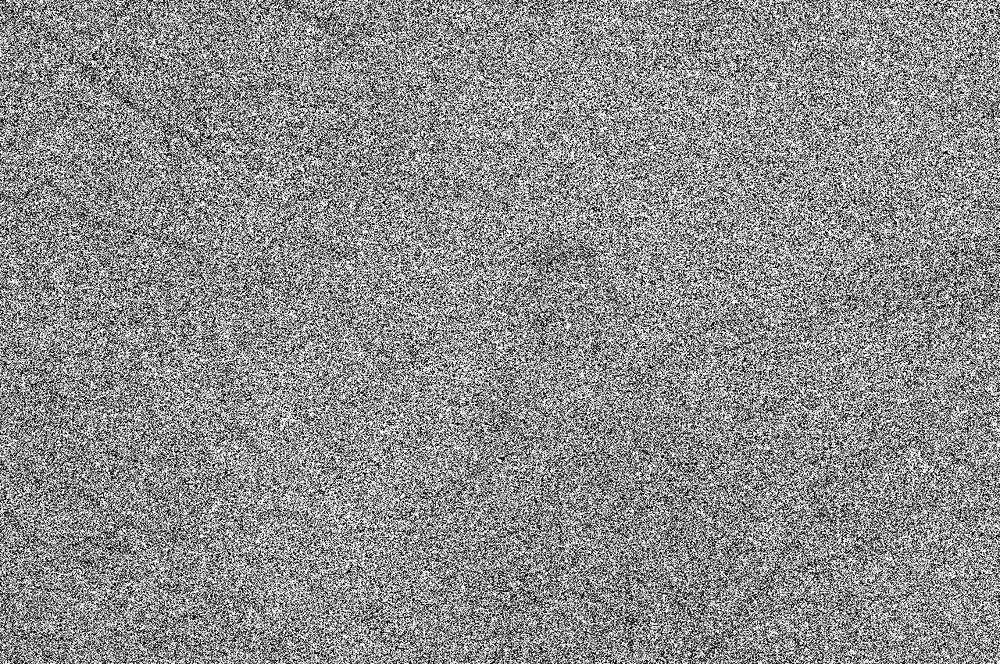
#> input picture Сем 6/Обработка изображений/3/image5.jpg, 1000 x 664 px, shrunk from 1280 x 850 before the run
$ python 3.5.py
#> lines starting #> are read from the running program, lines starting #| are printed output that depends on the picture
import cv2

img = cv2.imread("image5.jpg", cv2.IMREAD_GRAYSCALE)
#> img is the input picture: shape (664, 1000); min 0, max 255, mean 141.5

for ksize in range(1, 50, 2):
    filtered = cv2.medianBlur(img, ksize)
    cv2.imwrite(f"filtered_{ksize}.png", filtered)
#> this loop made 25 passes
#> pass 2, `filtered = cv2.medianBlur(img, ksize)`:
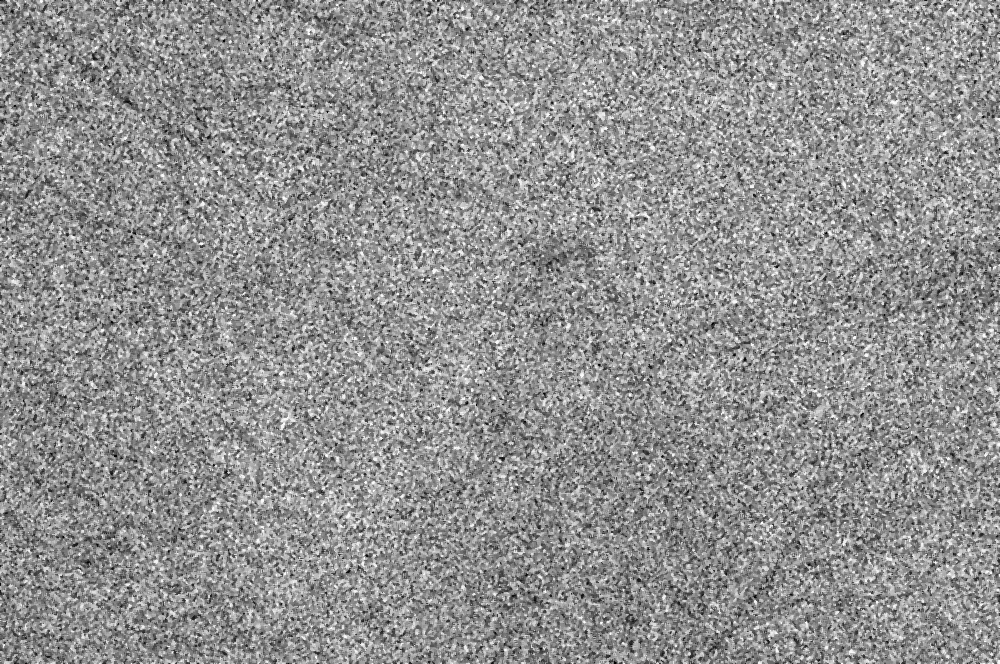
#> filtered: shape (664, 1000); min 0, max 255, mean 144.7
#> pass 3, `filtered = cv2.medianBlur(img, ksize)`:
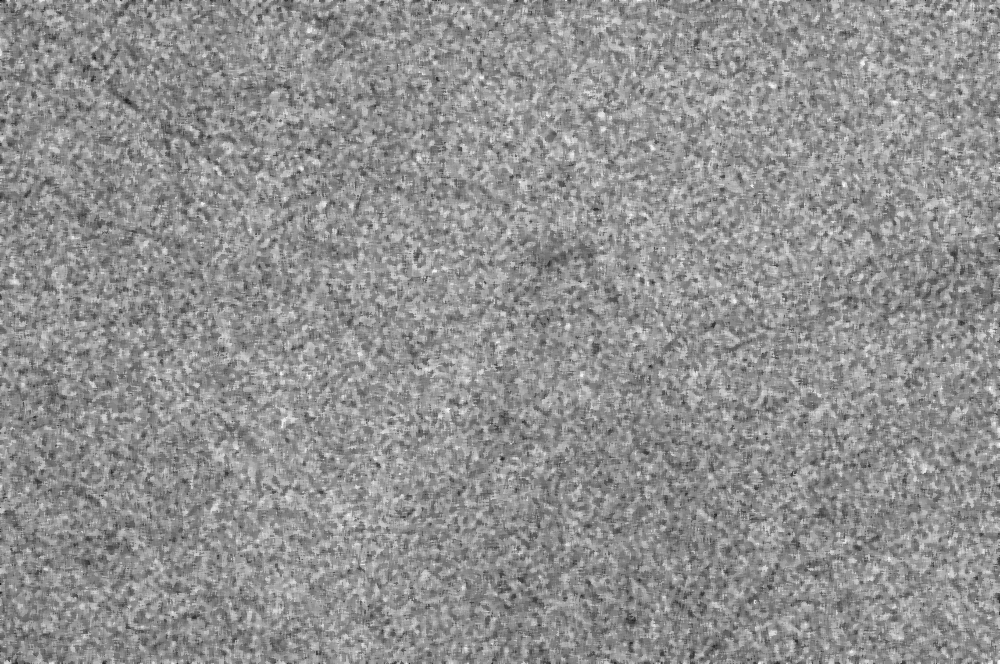
#> filtered: shape (664, 1000); min 18, max 248, mean 144.8

$ run again, with Сем 6/Обработка изображений/3/image3.jpg copied over Сем 6/Обработка изображений/3/image5.jpg
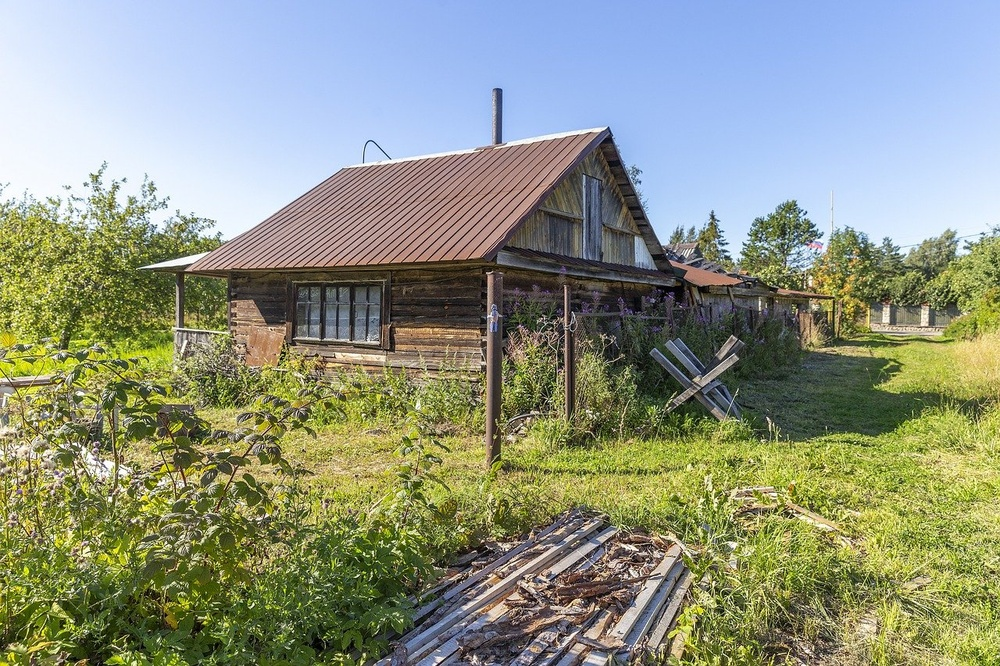
#> input picture Сем 6/Обработка изображений/3/image3.jpg, 1000 x 666 px, shrunk from 1280 x 853 before the run
#> `img = cv2.imread("image5.jpg", cv2.IMREAD_GRAYSCALE)`:
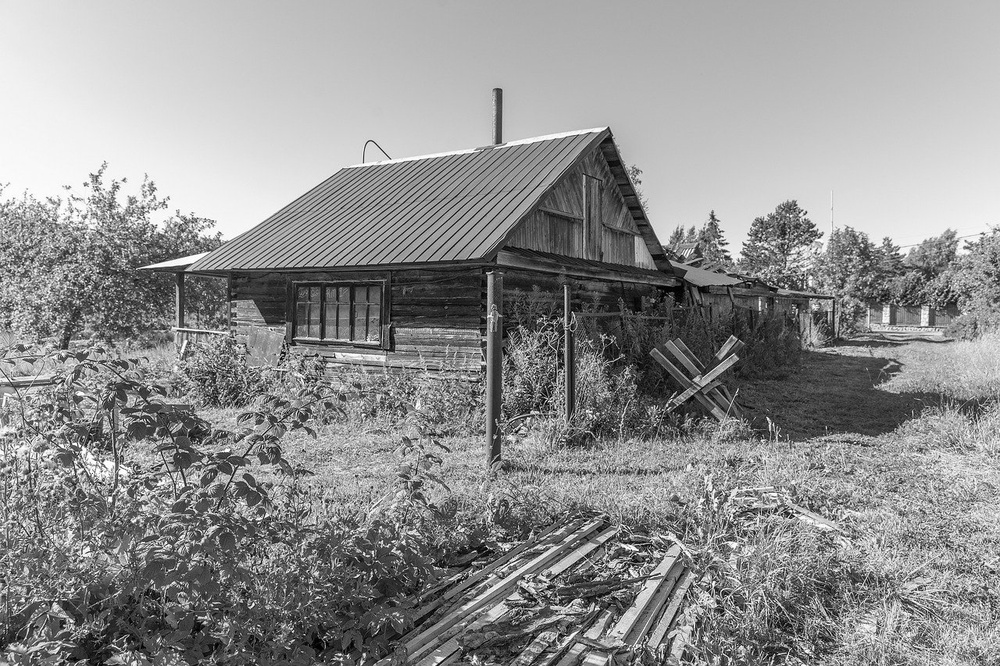
#> img: shape (666, 1000); min 0, max 255, mean 144.4
#> the loop `for ksize in range(1, 50, 2):` made 25 passes
#> pass 3, `filtered = cv2.medianBlur(img, ksize)`:
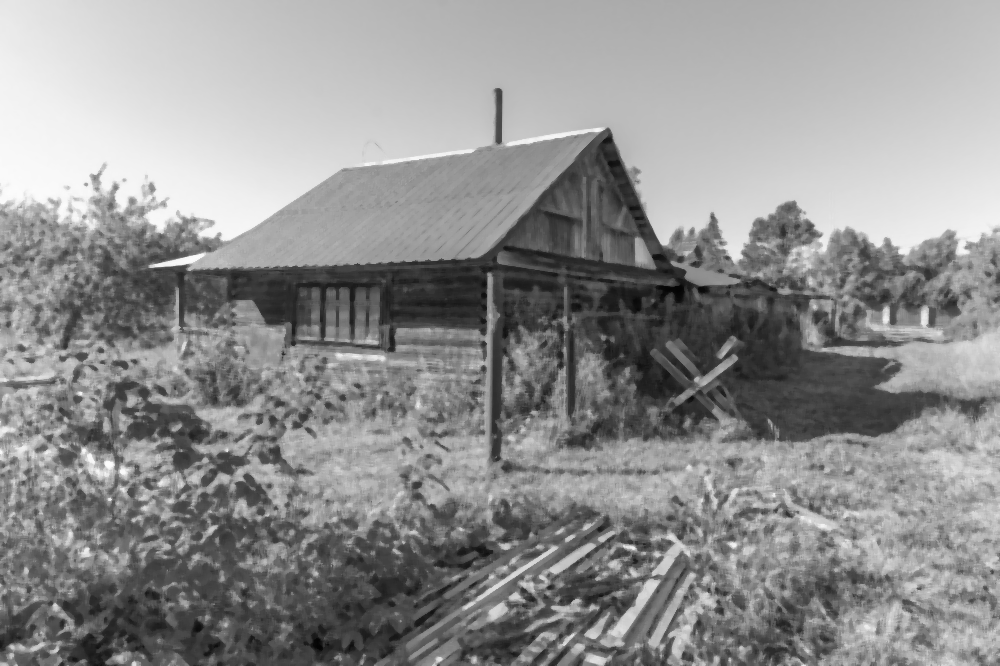
#> filtered: shape (666, 1000); min 4, max 252, mean 144.2

$ run again, with Сем 6/Обработка изображений/3/image4.jpg copied over Сем 6/Обработка изображений/3/image5.jpg
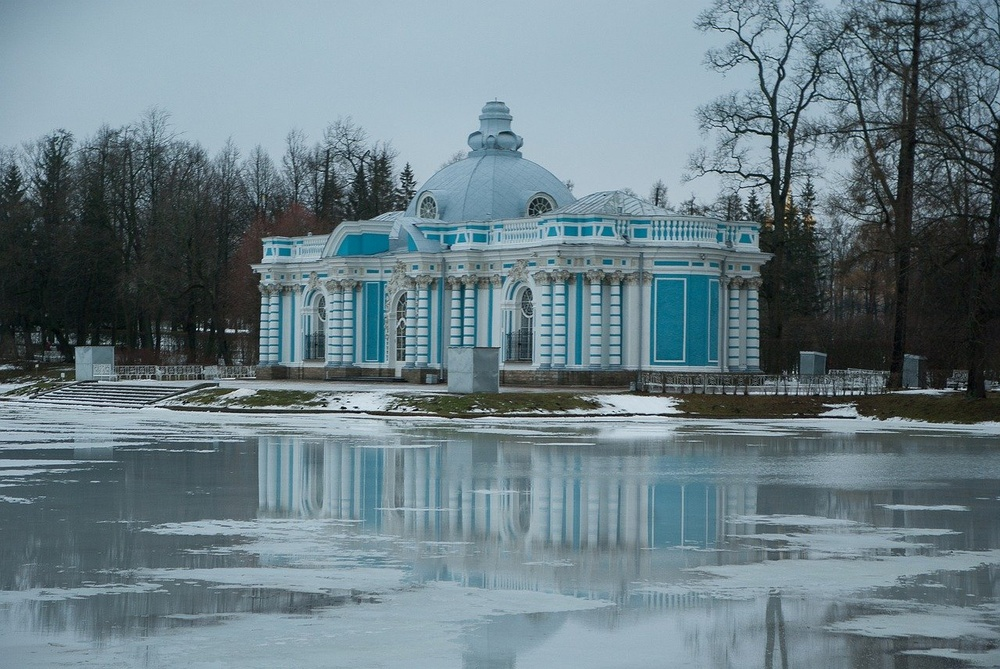
#> input picture Сем 6/Обработка изображений/3/image4.jpg, 1000 x 669 px, shrunk from 1280 x 856 before the run
#> `img = cv2.imread("image5.jpg", cv2.IMREAD_GRAYSCALE)`:
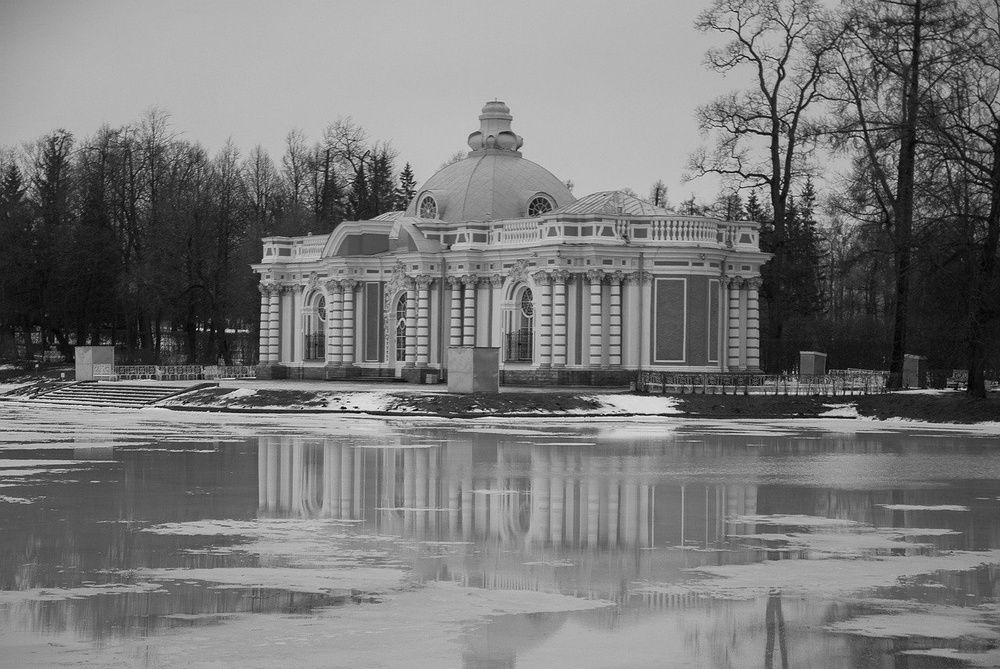
#> img: shape (669, 1000); min 0, max 251, mean 120.3
#> the loop `for ksize in range(1, 50, 2):` made 25 passes
#> pass 3, `filtered = cv2.medianBlur(img, ksize)`:
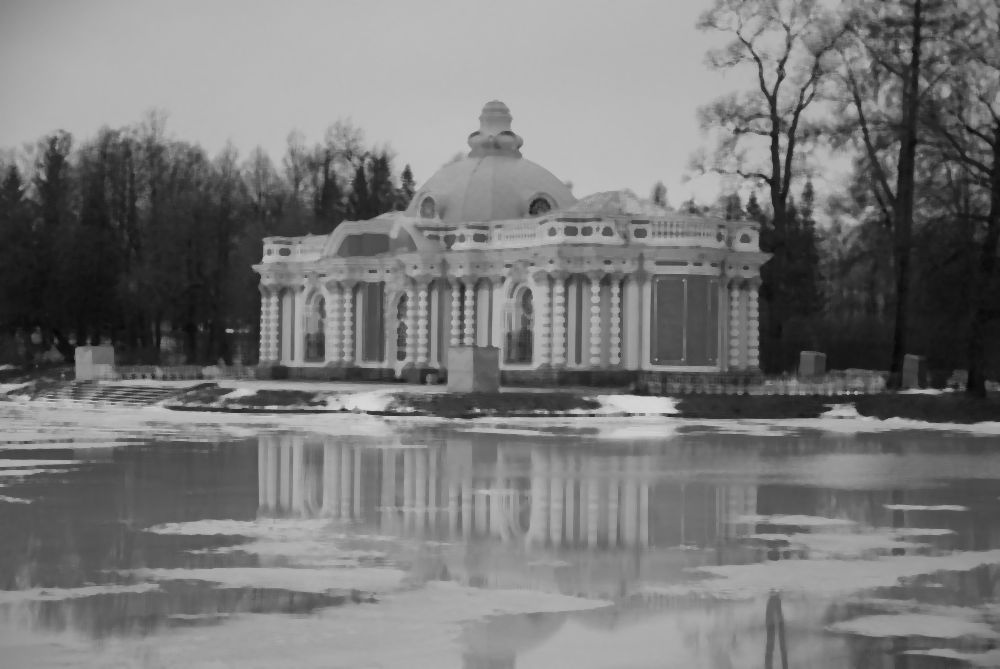
#> filtered: shape (669, 1000); min 8, max 216, mean 120.3
